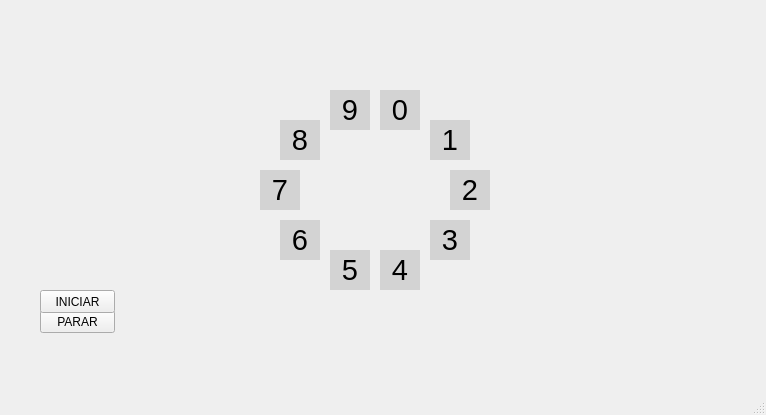
<?xml version="1.0" encoding="UTF-8"?>
<ui version="4.0">
 <class>MainWindow</class>
 <widget class="QMainWindow" name="MainWindow">
  <property name="geometry">
   <rect>
    <x>0</x>
    <y>0</y>
    <width>766</width>
    <height>415</height>
   </rect>
  </property>
  <property name="windowTitle">
   <string>Prototipo - Teclado</string>
  </property>
  <property name="styleSheet">
   <string notr="true">QLabel { background: lightgray }</string>
  </property>
  <widget class="QWidget" name="centralWidget">
   <widget class="QLabel" name="label_4">
    <property name="geometry">
     <rect>
      <x>380</x>
      <y>250</y>
      <width>40</width>
      <height>40</height>
     </rect>
    </property>
    <property name="font">
     <font>
      <pointsize>22</pointsize>
     </font>
    </property>
    <property name="text">
     <string>4</string>
    </property>
    <property name="alignment">
     <set>Qt::AlignCenter</set>
    </property>
   </widget>
   <widget class="QPushButton" name="b_parada">
    <property name="geometry">
     <rect>
      <x>40</x>
      <y>310</y>
      <width>75</width>
      <height>23</height>
     </rect>
    </property>
    <property name="text">
     <string>PARAR</string>
    </property>
   </widget>
   <widget class="QLabel" name="label_0">
    <property name="geometry">
     <rect>
      <x>380</x>
      <y>90</y>
      <width>40</width>
      <height>40</height>
     </rect>
    </property>
    <property name="font">
     <font>
      <pointsize>22</pointsize>
     </font>
    </property>
    <property name="text">
     <string>0</string>
    </property>
    <property name="alignment">
     <set>Qt::AlignCenter</set>
    </property>
   </widget>
   <widget class="QLabel" name="label_3">
    <property name="geometry">
     <rect>
      <x>430</x>
      <y>220</y>
      <width>40</width>
      <height>40</height>
     </rect>
    </property>
    <property name="font">
     <font>
      <pointsize>22</pointsize>
     </font>
    </property>
    <property name="text">
     <string>3</string>
    </property>
    <property name="alignment">
     <set>Qt::AlignCenter</set>
    </property>
   </widget>
   <widget class="QLabel" name="label_9">
    <property name="geometry">
     <rect>
      <x>330</x>
      <y>90</y>
      <width>40</width>
      <height>40</height>
     </rect>
    </property>
    <property name="font">
     <font>
      <pointsize>22</pointsize>
     </font>
    </property>
    <property name="text">
     <string>9</string>
    </property>
    <property name="alignment">
     <set>Qt::AlignCenter</set>
    </property>
   </widget>
   <widget class="QPushButton" name="b_inicio">
    <property name="geometry">
     <rect>
      <x>40</x>
      <y>290</y>
      <width>75</width>
      <height>23</height>
     </rect>
    </property>
    <property name="text">
     <string>INICIAR</string>
    </property>
   </widget>
   <widget class="QLabel" name="label_2">
    <property name="geometry">
     <rect>
      <x>450</x>
      <y>170</y>
      <width>40</width>
      <height>40</height>
     </rect>
    </property>
    <property name="font">
     <font>
      <pointsize>22</pointsize>
     </font>
    </property>
    <property name="styleSheet">
     <string notr="true"/>
    </property>
    <property name="text">
     <string>2</string>
    </property>
    <property name="alignment">
     <set>Qt::AlignCenter</set>
    </property>
   </widget>
   <widget class="QLabel" name="label_7">
    <property name="geometry">
     <rect>
      <x>260</x>
      <y>170</y>
      <width>40</width>
      <height>40</height>
     </rect>
    </property>
    <property name="font">
     <font>
      <pointsize>22</pointsize>
     </font>
    </property>
    <property name="text">
     <string>7</string>
    </property>
    <property name="alignment">
     <set>Qt::AlignCenter</set>
    </property>
   </widget>
   <widget class="QLabel" name="label_8">
    <property name="geometry">
     <rect>
      <x>280</x>
      <y>120</y>
      <width>40</width>
      <height>40</height>
     </rect>
    </property>
    <property name="font">
     <font>
      <pointsize>22</pointsize>
     </font>
    </property>
    <property name="text">
     <string>8</string>
    </property>
    <property name="alignment">
     <set>Qt::AlignCenter</set>
    </property>
   </widget>
   <widget class="QLabel" name="label_1">
    <property name="geometry">
     <rect>
      <x>430</x>
      <y>120</y>
      <width>40</width>
      <height>40</height>
     </rect>
    </property>
    <property name="font">
     <font>
      <pointsize>22</pointsize>
     </font>
    </property>
    <property name="text">
     <string>1</string>
    </property>
    <property name="alignment">
     <set>Qt::AlignCenter</set>
    </property>
   </widget>
   <widget class="QLabel" name="label_5">
    <property name="geometry">
     <rect>
      <x>330</x>
      <y>250</y>
      <width>40</width>
      <height>40</height>
     </rect>
    </property>
    <property name="font">
     <font>
      <pointsize>22</pointsize>
     </font>
    </property>
    <property name="text">
     <string>5</string>
    </property>
    <property name="alignment">
     <set>Qt::AlignCenter</set>
    </property>
   </widget>
   <widget class="QLabel" name="label_6">
    <property name="geometry">
     <rect>
      <x>280</x>
      <y>220</y>
      <width>40</width>
      <height>40</height>
     </rect>
    </property>
    <property name="font">
     <font>
      <pointsize>22</pointsize>
     </font>
    </property>
    <property name="text">
     <string>6</string>
    </property>
    <property name="alignment">
     <set>Qt::AlignCenter</set>
    </property>
   </widget>
  </widget>
  <widget class="QStatusBar" name="statusBar"/>
 </widget>
 <layoutdefault spacing="6" margin="11"/>
 <resources/>
 <connections/>
</ui>
